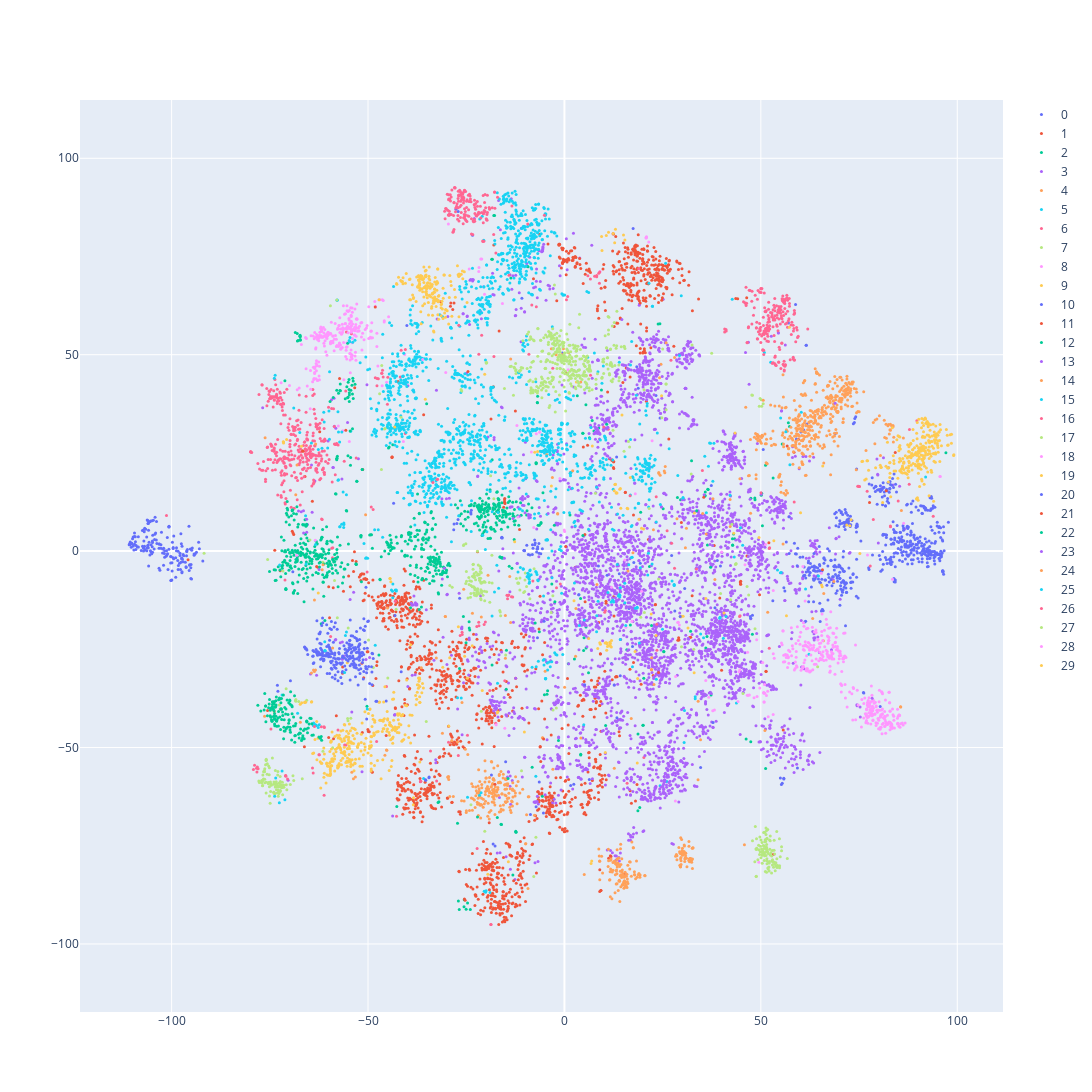

Source (notebook cell):
### Code cell
fig

### Figure 1 — Plotly figure (JSON) as saved in the notebook; plotly's stock layout.template omitted (floating-point values rounded to 4 significant figures; data arrays with more than 128 entries replaced by an {"elided": "..."} marker saying what was removed)
{"data": [{"hovertext": {"elided": "211 str values"}, "marker": {"size": 3}, "mode": "markers", "name": "0", "type": "scatter", "x": {"elided": "211 float values"}, "y": {"elided": "211 float values"}}, {"hovertext": {"elided": "923 str values"}, "marker": {"size": 3}, "mode": "markers", "name": "1", "type": "scatter", "x": {"elided": "923 float values"}, "y": {"elided": "923 float values"}}, {"hovertext": {"elided": "389 str values"}, "marker": {"size": 3}, "mode": "markers", "name": "2", "type": "scatter", "x": {"elided": "389 float values"}, "y": {"elided": "389 float values"}}, {"hovertext": {"elided": "3565 str values"}, "marker": {"size": 3}, "mode": "markers", "name": "3", "type": "scatter", "x": {"elided": "3565 float values"}, "y": {"elided": "3565 float values"}}, {"hovertext": {"elided": "264 str values"}, "marker": {"size": 3}, "mode": "markers", "name": "4", "type": "scatter", "x": {"elided": "264 float values"}, "y": {"elided": "264 float values"}}, {"hovertext": {"elided": "398 str values"}, "marker": {"size": 3}, "mode": "markers", "name": "5", "type": "scatter", "x": {"elided": "398 float values"}, "y": {"elided": "398 float values"}}, {"hovertext": {"elided": "413 str values"}, "marker": {"size": 3}, "mode": "markers", "name": "6", "type": "scatter", "x": {"elided": "413 float values"}, "y": {"elided": "413 float values"}}, {"hovertext": {"elided": "203 str values"}, "marker": {"size": 3}, "mode": "markers", "name": "7", "type": "scatter", "x": {"elided": "203 float values"}, "y": {"elided": "203 float values"}}, {"hovertext": {"elided": "268 str values"}, "marker": {"size": 3}, "mode": "markers", "name": "8", "type": "scatter", "x": {"elided": "268 float values"}, "y": {"elided": "268 float values"}}, {"hovertext": {"elided": "300 str values"}, "marker": {"size": 3}, "mode": "markers", "name": "9", "type": "scatter", "x": {"elided": "300 float values"}, "y": {"elided": "300 float values"}}, {"hovertext": {"elided": "527 str values"}, "marker": {"size": 3}, "mode": "markers", "name": "10", "type": "scatter", "x": {"elided": "527 float values"}, "y": {"elided": "527 float values"}}, {"hovertext": {"elided": "384 str values"}, "marker": {"size": 3}, "mode": "markers", "name": "11", "type": "scatter", "x": {"elided": "384 float values"}, "y": {"elided": "384 float values"}}, {"hovertext": {"elided": "311 str values"}, "marker": {"size": 3}, "mode": "markers", "name": "12", "type": "scatter", "x": {"elided": "311 float values"}, "y": {"elided": "311 float values"}}, {"hovertext": {"elided": "469 str values"}, "marker": {"size": 3}, "mode": "markers", "name": "13", "type": "scatter", "x": {"elided": "469 float values"}, "y": {"elided": "469 float values"}}, {"hovertext": {"elided": "447 str values"}, "marker": {"size": 3}, "mode": "markers", "name": "14", "type": "scatter", "x": {"elided": "447 float values"}, "y": {"elided": "447 float values"}}, {"hovertext": {"elided": "980 str values"}, "marker": {"size": 3}, "mode": "markers", "name": "15", "type": "scatter", "x": {"elided": "980 float values"}, "y": {"elided": "980 float values"}}, {"hovertext": {"elided": "230 str values"}, "marker": {"size": 3}, "mode": "markers", "name": "16", "type": "scatter", "x": {"elided": "230 float values"}, "y": {"elided": "230 float values"}}, {"hovertext": ["human-biology neuroscience endocrinology neurotransmitter", "species-identification zoology entomology", "neuroscience brain neurotransmitter intelligence", "human-biology neuroscience vision sensation senses", "evolution terminology philosophy-of-science", "species-identification snail", "brain human-physiology biophysics", "species-identification entomology wasps bees", "metabolism pharmacology pharmacokinetics pharmacodynamics", "pathology hematology antibody pregnancy treatment", "pain", "blood-circulation", "bacteriology color medium", "microbiology microbiome sterilisation", "evolution protein-expression network biological-networks", "human-biology evolution", "biochemistry", "biochemistry virology", "muscles", "arthropod", "evolution zoology locomotion", "species-identification invertebrates parasitism snail", "human-genetics lab-techniques literature", "literature database microrna research-tools", "genetics molecular-biology", "species-identification zoology entomology", "genetics sex", "neuroscience brain thought", "species-identification entomology", "human-biology biochemistry molecular-biology", "species-identification entomology", "metabolism endocrinology glucose", "virology reproduction coronavirus vaccination", "rna rna-sequencing protein-interaction", "ichthyology", "physiology", "sleep", "brain terminology anatomy neuroanatomy sex", "human-biology human-anatomy terminology", "microbiology bacteriology growth growth-media", "bio-mechanics flight dinosaurs", "terminology", "microbiology bacteriology antibiotics antibiotic-resistance", "organic-chemistry stereochemistry", "acid-base ions", "aqueous-solution precipitation", "alcohols", "terminology mass-spectrometry drugs pharmacology", "symmetry crystallography", "everyday-chemistry", "reference-request", "inorganic-chemistry physical-chemistry bond energy enthalpy", "stoichiometry home-experiment", "organic-chemistry biochemistry chirality erratum", "gas-laws pressure kinetic-theory-of-gases ideal-gas ideal-gas-behavior", "computational-chemistry molecular-structure theoretical-chemistry", "energy alcohols fuel", "safety", "water ionic-compounds", "quantum-chemistry computational-chemistry molecular-orbital-theory orbitals", "metal alloy corrosion", "corrosion", "quantum-chemistry orbitals atomic-radius", "thermodynamics biochemistry", "quantum-chemistry theoretical-chemistry", "iron composition", "thermodynamics", "phase density", "physical-chemistry thermodynamics electrochemistry equilibrium", "physical-chemistry experimental-chemistry equilibrium kinetics", "metal", "organic-chemistry alcohols solvents plastics absorption", "polymers molecular-structure", "organic-chemistry notation", "inorganic-chemistry experimental-chemistry reactivity equipment", "electromagnetic-radiation condensed-matter thermal-radiation", "general-relativity special-relativity", "quantum-mechanics renormalization scattering many-body dirac-delta-distributions", "electromagnetism waves electromagnetic-radiation photons superposition", "thermodynamics differentiation notation", "newtonian-mechanics inertial-frames galilean-relativity", "thermodynamics electromagnetic-radiation radiation thermal-radiation", "quantum-mechanics quantum-information density-operator majorana-fermions open-quantum-systems", "solid-state-physics semiconductor-physics conductors electronic-band-theory metals", "linear-systems", "angular-momentum angular-velocity precession", "statistical-mechanics field-theory non-equilibrium disorder spin-models", "newtonian-gravity surface-tension capillary-action", "condensed-matter solid-state-physics electronic-band-theory", "quantum-field-theory renormalization greens-functions propagator", "newtonian-mechanics", "quantum-mechanics time quantum-entanglement", "magnetic-fields electric-fields", "spacetime spacetime-dimensions discrete lattice-model", "quantum-chromodynamics research-level quarks greens-functions elementary-particles", "optics geometric-optics variational-principle variational-calculus", "statistical-mechanics computational-physics partition-function", "quantum-mechanics thermodynamics statistical-mechanics pressure dimensional-analysis", "homework-and-exercises kinematics velocity calculus displacement", "general-relativity orbital-motion stress-energy-momentum-tensor binary-stars", "newtonian-mechanics inertial-frames galilean-relativity", "quantum-mechanics homework-and-exercises schroedinger-equation harmonic-oscillator perturbation-theory", "quantum-mechanics quantum-information quantum-computer", "computational-physics", "general-relativity metric-tensor tensor-calculus curvature", "homework-and-exercises hilbert-space quantum-information density-operator quantum-states", "thermodynamics general-relativity black-holes anti-de-sitter-spacetime thermal-field-theory", "quantum-field-theory forces particle-physics interactions carrier-particles", "particle-physics experimental-physics higgs large-hadron-collider", "velocity redshift", "newtonian-mechanics newtonian-gravity reference-frames weight aircraft", "vectors mathematics spacetime-dimensions complex-numbers", "quantum-field-theory spinors", "electromagnetism magnetic-fields gauss-law", "optics reflection geometric-optics", "electric-circuits frequency oscillators angular-velocity si-units", "general-relativity", "nuclear-physics cold-fusion", "classical-mechanics lagrangian-formalism constrained-dynamics", "classical-mechanics lagrangian-formalism variational-principle action classical-field-theory", "momentum work collision", "condensed-matter electric-current ferromagnetism"], "marker": {"size": 3}, "mode": "markers", "name": "17", "type": "scatter", "x": [51.36, 54.07, 51.31, 52.4, 50.04, 51.47, 52.39, 51.76, 54.19, 53.39, 53.14, 54.75, 51.54, 48.9, 54.74, 54.04, 48.59, 51.57, 50.72, 51.23, 52.78, 51.11, 51.02, 50.9, 55.28, 51.57, 51.31, 53.84, 51.48, 52.2, 51.47, 54.94, 54.78, 37.48, 52.72, 52.39, 42.62, 51.67, 54.25, 50.03, 51.0, 50.61, 52.29, -41.59, 25.9, 52.93, 51.46, 54.11, 52.15, 51.54, 54.06, -46.59, 25.84, 53.84, 56.74, 50.19, 53.53, 52.56, 55.28, 51.77, 51.35, 24.8, 50.29, -57.81, -35.17, 52.97, 51.5, 52.77, 50.78, 32.49, 49.43, 49.75, 50.34, 53.75, 53.32, 50.8, 48.75, 53.24, -64.79, 52.14, 51.88, 50.45, 51.45, 49.91, 50.34, 48.47, 48.96, 51.32, 49.52, 48.89, -7.802, 53.37, 48.85, 49.25, 52.95, 50.43, -14.95, 50.37, 51.57, -44.96, 49.84, 47.87, -21.16, 50.96, 50.89, -42.83, 50.86, 49.67, 51.55, 50.25, -10.93, 51.98, 52.06, 48.79, 51.17, -75.1, 52.11, 51.89, 50.52, 51.15, 53.66, -75.94], "y": [-75.82, -78.3, -77.48, -72.49, -78.03, -74.69, -73.74, -70.89, -80.16, -73.6, -79.23, -80.59, -75.85, -73.2, -73.19, -71.39, -70.09, -76.42, -71.64, -73.91, -78.87, -73.45, -71.58, -75.09, -75.25, -73.11, -72.11, -80.08, -73.31, -73.54, -75.47, -77.78, -80.11, 50.39, -81.96, -77.33, 6.865, -76.47, -80.02, -73.55, -73.99, -74.92, -75.91, 34.1, 42.55, -76.2, -71.12, -80.53, -79.38, -76.06, -80.32, 20.78, 42.56, -79.4, -78.24, -75.84, -79.7, -76.76, -76.28, -80.67, -75.38, 33.96, -74.18, -16.93, -43.38, -78.57, -78.85, -77.65, -75.71, 52.47, -74.86, -72.79, -77.45, -79.35, -79.12, -77.19, -75.84, -80.49, 2.831, -78.99, -80.92, -77.32, -81.74, -75.11, -76.55, -79.05, -75.65, -70.51, -76.05, -75.98, -82.81, -76.15, -82.8, -78.55, -79.93, -76.72, -26.43, -79.44, -79.57, -32.29, -76.54, -73.71, -40.74, -77.55, -76.82, -14.82, -78.77, -77.2, -78.31, -76.63, -55.94, -79.17, -80.44, -82.85, -76.66, -55.14, -81.43, -76.98, -76.3, -81.54, -81.34, -61.6]}, {"hovertext": {"elided": "195 str values"}, "marker": {"size": 3}, "mode": "markers", "name": "18", "type": "scatter", "x": {"elided": "195 float values"}, "y": {"elided": "195 float values"}}, {"hovertext": {"elided": "265 str values"}, "marker": {"size": 3}, "mode": "markers", "name": "19", "type": "scatter", "x": {"elided": "265 float values"}, "y": {"elided": "265 float values"}}, {"hovertext": {"elided": "270 str values"}, "marker": {"size": 3}, "mode": "markers", "name": "20", "type": "scatter", "x": {"elided": "270 float values"}, "y": {"elided": "270 float values"}}, {"hovertext": {"elided": "205 str values"}, "marker": {"size": 3}, "mode": "markers", "name": "21", "type": "scatter", "x": {"elided": "205 float values"}, "y": {"elided": "205 float values"}}, {"hovertext": {"elided": "191 str values"}, "marker": {"size": 3}, "mode": "markers", "name": "22", "type": "scatter", "x": {"elided": "191 float values"}, "y": {"elided": "191 float values"}}, {"hovertext": {"elided": "160 str values"}, "marker": {"size": 3}, "mode": "markers", "name": "23", "type": "scatter", "x": {"elided": "160 float values"}, "y": {"elided": "160 float values"}}, {"hovertext": {"elided": "138 str values"}, "marker": {"size": 3}, "mode": "markers", "name": "24", "type": "scatter", "x": {"elided": "138 float values"}, "y": {"elided": "138 float values"}}, {"hovertext": {"elided": "340 str values"}, "marker": {"size": 3}, "mode": "markers", "name": "25", "type": "scatter", "x": {"elided": "340 float values"}, "y": {"elided": "340 float values"}}, {"hovertext": {"elided": "189 str values"}, "marker": {"size": 3}, "mode": "markers", "name": "26", "type": "scatter", "x": {"elided": "189 float values"}, "y": {"elided": "189 float values"}}, {"hovertext": {"elided": "406 str values"}, "marker": {"size": 3}, "mode": "markers", "name": "27", "type": "scatter", "x": {"elided": "406 float values"}, "y": {"elided": "406 float values"}}, {"hovertext": {"elided": "193 str values"}, "marker": {"size": 3}, "mode": "markers", "name": "28", "type": "scatter", "x": {"elided": "193 float values"}, "y": {"elided": "193 float values"}}, {"hovertext": {"elided": "232 str values"}, "marker": {"size": 3}, "mode": "markers", "name": "29", "type": "scatter", "x": {"elided": "232 float values"}, "y": {"elided": "232 float values"}}], "layout": {"height": 1500, "width": 1500, "xaxis": {"scaleanchor": "y", "scaleratio": 1}}}
